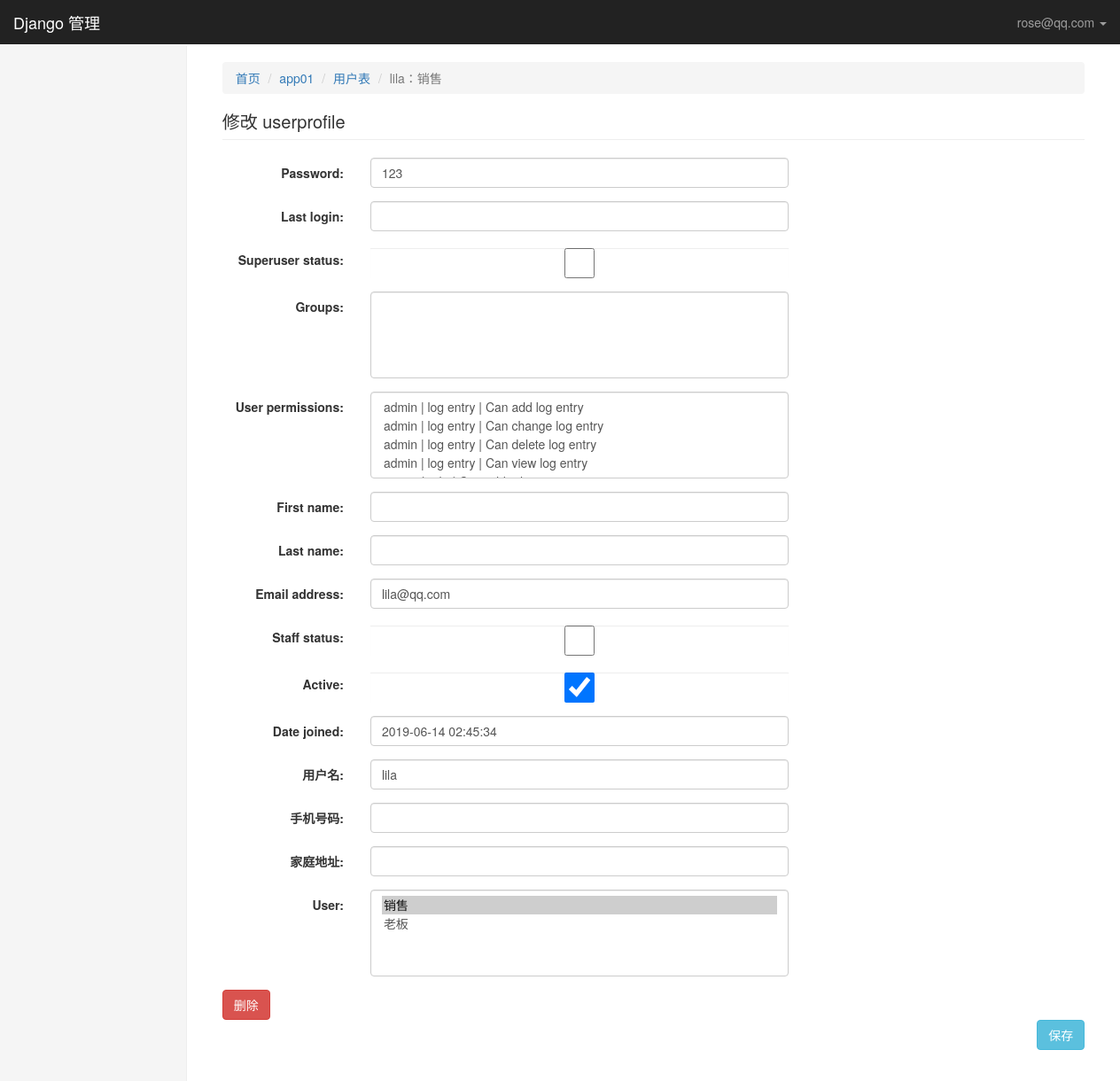
Screenshot of /kingadmin/app01/userprofile/3/change/ (signed in) with the database file from the repository.
### app01/models.py (models this page shows)
class UserProfile(AbstractUser):
    username = models.CharField(max_length=64, verbose_name='用户名', unique=True)
    phone = models.CharField(max_length=11, verbose_name='手机号码', null=True, blank=True)
    addr = models.CharField(max_length=128, verbose_name='家庭地址', null=True , blank=True)
    user = models.ManyToManyField("Role", blank=True)
    class Meta:
        verbose_name_plural = '用户表'
    def __str__(self):
        return '%s：%s' % (self.username, self.user.all()[0].name, )

class Role(models.Model):
    name = models.CharField(max_length=64, verbose_name='角色名字', unique=True)
    class Meta:
        verbose_name_plural = '角色表'
    def __str__(self):
        return self.name

### kingadmin/my_primission/permissions.py (the view)
    def inner(*args, **kwargs):     # args: (<WSGIRequest: GET '/kingadmin/app/role/'>, 'app', 'role') {}
        if not perm_check(*args, **kwargs):
            request = args[0]           # <WSGIRequest: GET '/kingadmin/app/userprofile/'>
            return render(request, 'page_403.html')
        return func(*args, **kwargs)

### kingadmin/my_primission/permissions.py (called while the page is built)
def check_permission(func):         # table_obj_list = check_permission(table_obj_list)
    def inner(*args, **kwargs):     # args: (<WSGIRequest: GET '/kingadmin/app/role/'>, 'app', 'role') {}
        if not perm_check(*args, **kwargs):
            request = args[0]           # <WSGIRequest: GET '/kingadmin/app/userprofile/'>
            return render(request, 'page_403.html')
        return func(*args, **kwargs)
    return inner

### kingadmin/templatetags/kingadmin_tags.py (called while the page is built)
@register.simple_tag
def get_model_verbose_name(admin_class):
    name = admin_class.model._meta.verbose_name_plural
    return name

### kingadmin/views.py (called while the page is built)
@permissions.check_permission
@login_required
def table_obj_change(request, app_name, model_name, pk):
    admin_class = site.enabled_admins[app_name][model_name]
    model_form = form_handle.create_dynamic_model_form(admin_class)
    obj = admin_class.model.objects.get(id=pk)
    if request.method == 'GET':
        form_obj = model_form(instance=obj)
    elif request.method == 'POST':
        form_obj = model_form(instance=obj, data=request.POST)
        if form_obj.is_valid():
            form_obj.save()
            return redirect('/kingadmin/%s/%s' % (app_name, model_name))
    return render(request, 'table_obj_change.html', locals())

### kingadmin/templates/table_obj_change.html
{% extends 'include/index.html' %}
{% load kingadmin_tags %}
{% block right-content %}
    <ol class="breadcrumb">
        <li><a href="/kingadmin">首页</a></li>
        <li><a href="/kingadmin/{{ app_name }}/">{{ app_name }}</a></li>
        <li><a href="/kingadmin/{{ app_name }}/{{ model_name }}">{% get_model_verbose_name admin_class %}</a></li>
        <li class="active">{{ form_obj.instance }}</li>
    </ol>
    {% block h2 %}
        <h2 class="page-header" style="font-size: 20px">修改 {{ model_name }}</h2>
    {% endblock %}
    {% include 'kingadmin_base.html' %}
{% endblock %}

### kingadmin/templates/include/index.html (shortened to what this page needs)
{% extends 'include/base.html' %}
{% block body %}
    <nav class="navbar navbar-inverse navbar-fixed-top">
        <div class="container-fluid">
            <div class="navbar-header">
                <a class="navbar-brand" href="#">{% block title %}Django 管理{% endblock %}</a>
            </div>
            <div id="navbar" class="navbar-collapse collapse">
                <ul class="nav navbar-nav navbar-right">
                    <li class="dropdown ">
                        <a href="#" class="dropdown-toggle" data-toggle="dropdown"
                           role="button">{{ request.user.email }}
                            <span class="caret"></span></a>
                    </li>
                </ul>
            </div>
        </div>
    </nav>
    <div class="container-fluid">
        <div class="row">
            <div class="col-sm-3 col-md-2 sidebar">
            </div>
            <div class="col-sm-9 col-sm-offset-3 col-md-10 col-md-offset-2 main">
                {% block right-content %}{% endblock %}
            </div>
        </div>
    </div>
{% endblock %}

### kingadmin/templates/kingadmin_base.html (shortened to what this page needs)
{% load kingadmin_tags %}
<form class="form-horizontal" method="post" novalidate onsubmit="VerificationBeforeFormSubmit()">
    {% for field in form_obj %}
        <div class="form-group">
            <label class="col-sm-2 control-label">{{ field.label_tag }}</label>
            <div class="col-sm-6">
                {% if field.name in admin_class.filter_horizontal %}
                    <div class="col-lg-6">
                        <h4 class="text-center" style="background: #f8f8f8; border: 1px solid #ccc;">
                            可用 {{ field.name }}</h4>
                        <input type="search" class="form-control" oninput="FuzzSearch(this)">
                        <select multiple class="form-control" id="id_{{ field.name }}_from">
                            {% get_available_m2m_data field.name form_obj admin_class as available_m2m_data %}
                            {% for obj in available_m2m_data %}
                                <option value="{{ obj.id }}"
                                        ondblclick="MoveSelectedOption(this, 'id_{{ field.name }}_to')">
                                    {{ obj }}</option>
                            {% endfor %}
                        </select>
                        <p class="text-center" style="margin-top: 10px">
                            <a onclick="MoveAllOptions('id_{{ field.name }}_from', 'id_{{ field.name }}_to')" style="cursor: pointer;">全选</a>
                        </p>
                    </div>
                    <div class="col-lg-6">
                        <h4 class="text-center" style="background: #f8f8f8; border: 1px solid #ccc;">
                            选中的 {{ field.name }}</h4>
                        <select multiple class="form-control" id="id_{{ field.name }}_to" tag="selected_m2m"
                                name="{{ field.name }}">
                            {% get_selected_m2m_data field.name form_obj admin_class as selected_m2m_data %}
                            {% for obj in selected_m2m_data %}
                                <option value="{{ obj.id }}"
                                        ondblclick="MoveSelectedOption(this, 'id_{{ field.name }}_from')">
                                    {{ obj }}</option>
                            {% endfor %}
                        </select>
                        <p class="text-center" style="margin-top: 10px">
                            <a onclick="MoveAllOptions('id_{{ field.name }}_to', 'id_{{ field.name }}_from')" style="cursor: pointer;">删除全部</a>
                        </p>
                    </div>
                {% else %}
                    {{ field }}
                {% endif %}
            </div>
        </div>
    {% endfor %}
    <div class="form-group">
        <div class="col-sm-2">
            <a class="btn btn-danger" href="/kingadmin/{{ app_name }}/{{ model_name }}/{{ form_obj.instance.id }}/delete/">删除</a>
        </div>
        <div class="col-sm-offset-11 col-sm-2">
            <button type="submit" class="btn btn-info">保存</button>
        </div>
    </div>
</form>

### kingadmin/static/css/dashboard.css (style rules this page uses)
body { padding-top: 50px; }
.navbar-fixed-top { border: 0; }
.sidebar { display: none; }
@media (min-width: 768px) { .sidebar { position: fixed; top: 51px; bottom: 0; left: 0; z-index: 1000; display: block; padding: 20px; overflow-x: hidden; overflow-y: auto; background-color: #f5f5f5; border-right: 1px solid #eee; } }
.main { padding: 20px; }
@media (min-width: 768px) { .main { padding-right: 40px; padding-left: 40px; } }
.main .page-header { margin-top: 0; }

### rows the page displays
UserProfile: user.email "rose@qq.com"
UserProfile: instance "lila：销售", form_obj "123" "lila@qq.com" "☑" "2019-06-14 02:45:34" "lila"

### other values shown
{{ app_name }} "app01"
{{ model_name }} "userprofile"
{{ field.label_tag }} "Password:" "Last login:" "Superuser status:" "Groups:" "User permissions:" "First name:" "Last name:" "Email address:" "Staff status:" "Active:" "Date joined:" "用户名:" "手机号码:" "家庭地址:" "User:"
